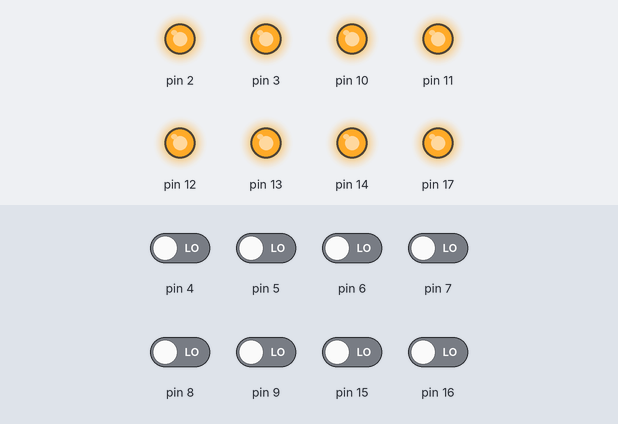
This sketch was run on a simulated Arduino Uno, built with avr-gcc and run on an emulated ATmega328P. Parts: output pins drawn as LEDs (lit = HIGH). Dashed ring = blinking. Inputs (shaded band) come from the test bench; at power-on: pin 4–9, pin 15, pin 16 LOW.

Above: at 1.2 s.
1.3 s: pin 4 driven HIGH
At 3.4 s:
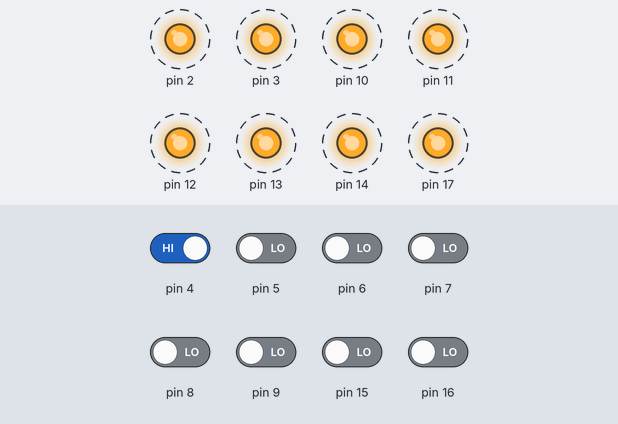
4.3 s: pin 5 driven HIGH
7.3 s: pin 4 driven LOW
At 8.3 s:
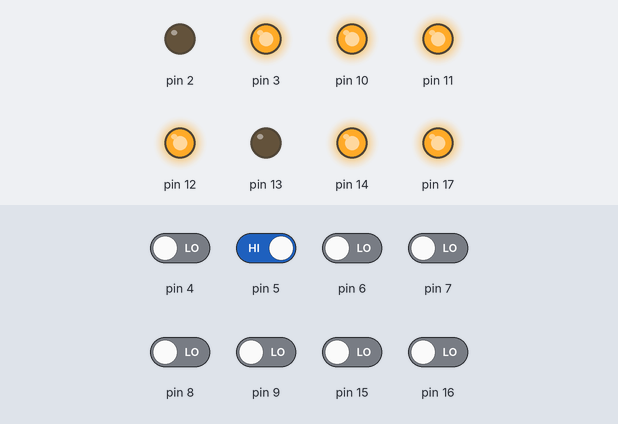
10.3 s: pin 6 driven HIGH
At 12.5 s:
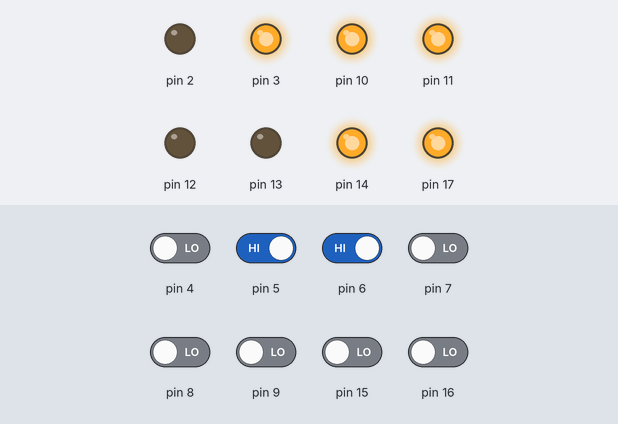
13.3 s: pin 7 driven HIGH
At 15.2 s:
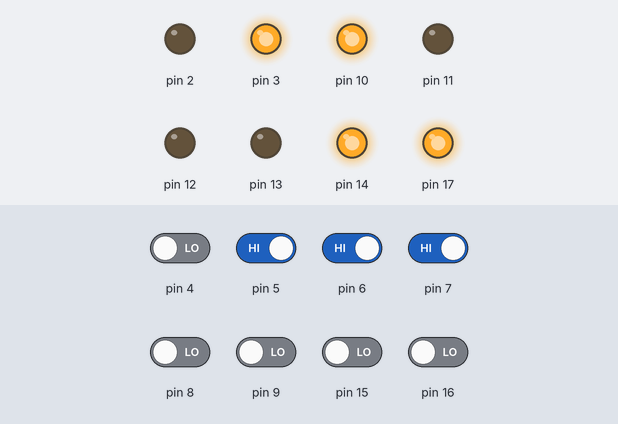
16.3 s: pin 8 driven HIGH
At 17.9 s:
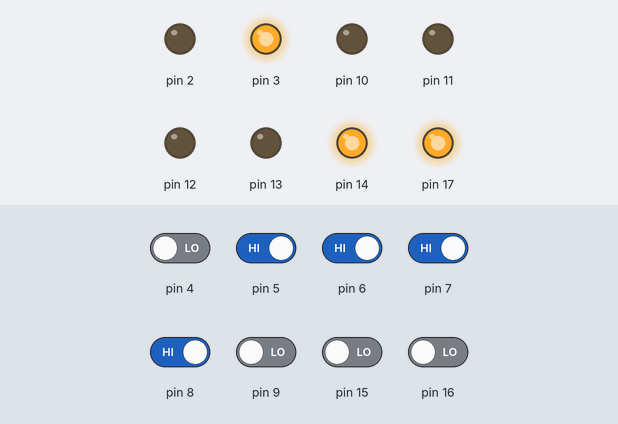
Timing chart, 0 to 20.3 s (numbered marks = the images above; inputs shaded):
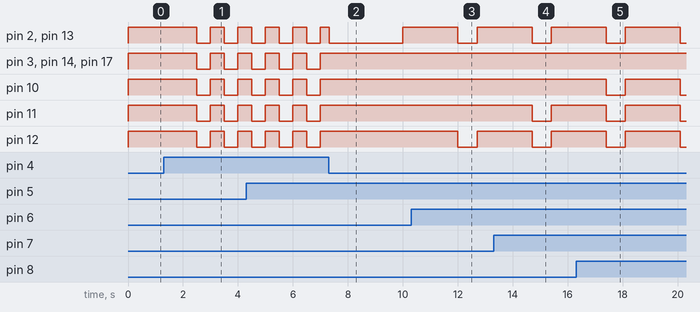

Measured:
- after the input at 1.3 s, pin 3, pin 10–14, pin 17: alternates HIGH for 0.50 s and LOW for 0.50 s, starting after 1.2 s
- after the input at 7.3 s, pin 3, pin 10–12, pin 14, pin 17: stops changing and stays HIGH
- after the input at 10.3 s, pin 12: HIGH → LOW after 1.7 s, → HIGH 0.70 s later
- after the input at 13.3 s, pin 11: HIGH → LOW after 1.4 s, → HIGH 0.70 s later
- after the input at 16.3 s, pin 10: HIGH → LOW after 1.1 s, → HIGH 0.70 s later, → LOW 2.0 s later

The sketch:

APS07.ino
```cpp
#include <MsTimer2.h>
//класс обработки сигналов кнопки сброс и датчиков______________________________
class Datchik{
   public:
     bool flagPress=0; //признак нажатия
     bool flagClick=0; //признак принятого решения о стабильном состоянии
     bool flagSb=0;//признак удержания кнопки сброс

     void scanState();//метод проверки состояния сигнала
     Datchik(byte pin, int timeButton); //конструктор, установка номера вывода
                                                 // и времени подтверждения
   private:
     int _count=1; //счетчик подтверждения стабильного состояния
     int _count_sb=1; //доп. счетчик кнопки сброса
     int _timeButton=0; //время подтверждения сотояния кнопки/датчика
     byte _pin=0; //номер вывода кнопки/датчика

};
//реализация методов класса_________________________

//метод проверки нажатия кнопки
void Datchik::scanState(){
      flagPress=digitalRead(_pin);
  if (flagPress==1) {_count=0; flagClick=0;_count_sb=0;} //если состояние сигнала не меняется, обнул. счетчики нажатия и удержания
  else _count++;// иначе +1 к счетчику состояния сигнала
  if (_count>=_timeButton){  //состояние сигнала стало устойчивым
       _count=0; //обнуление состояния счетчика
       flagClick=1; //принято решение о стаб.состоянии срабатывания
       _count_sb++;//+1 доп. счетчик
       if (_count_sb>=90) {
              _count_sb=0;//обнуление доп счетчика
              flagSb=1; //признак удержания сброса
                }
    }
}
//конструктор - установка номера пина и времени подтверждения состояния
Datchik::Datchik(byte pin, int timeButton){
  _pin=pin;
  _timeButton=timeButton;
  pinMode(_pin,INPUT); //пин определяем как вход
}
//Создание объектов - датчиков(кнопок)________________
Datchik datchik1(9,800); //датчик1 подключен к 9 пину, время ожидания 1 с.
Datchik datchik2(8,800); //датчик2 подключен к 8 пину, время ожидания 1 с.
Datchik datchik3(7,800);//датчик3 подключен к 7 пину, время ожидания 1 с.
Datchik datchik4(6,800);//датчик4 подключен к 6 пину, время ожидания 1 с.
Datchik datchik5(5,800);//датчик5 подключен к 5 пину, время ожидания 1 с.
Datchik datchik6(15,800);//датчик6 подключен к 15 пину, время ожидания 1 с.
Datchik datchik7(16,800);//датчик7 подключен к 16 пину, время ожидания 1 с.
Datchik sbros(4,15);    //сброс подключен к 4 пину, время ожидания 30 мс.

//Глобальные переменные
int timerCount=0;//Программный таймер - счетчик мигания/звука зуммера, 250/250
bool flagSbros1=0;//признак нажатия сброса на срабатывание датчика1
bool flagSbros2=0;//признак нажатия сброса на срабатывание датчика2
bool flagSbros3=0;//признак нажатия сброса на срабатывание датчика3
bool flagSbros4=0;//признак нажатия сброса на срабатывание датчика4
bool flagSbros5=0;//признак нажатия сброса на срабатывание датчика5
bool flagSbros6=0;//признак нажатия сброса на срабатывание датчика6
bool flagSbros7=0;//признак нажатия сброса на срабатывание датчика7
bool nachalo=0;//признак отработки контроля светодиодов при подаче питания
bool flagZumKan1=0;//признак необходимости включения зуммера для канала1
bool flagZumKan2=0;//признак необходимости включения зуммера для канала2
bool flagZumKan3=0;//признак необходимости включения зуммера для канала3
bool flagZumKan4=0;//признак необходимости включения зуммера для канала4
bool flagZumKan5=0;//признак необходимости включения зуммера для канала5
bool flagZumKan6=0;//признак необходимости включения зуммера для канала6
bool flagZumKan7=0;//признак необходимости включения зуммера для канала7
bool flagZum=0;//Признак включения зуммера
bool flagAvar1=0;//Признак аварии канала1
bool flagAvar2=0;//Признак аварии канала2
bool flagAvar3=0;//Признак аварии канала3
bool flagAvar4=0;//Признак аварии канала4
bool flagAvar5=0;//Признак аварии канала5
bool flagAvar6=0;//Признак аварии канала6
bool flagAvar7=0;//Признак аварии канала7
//Основная программа______________________________________________________________
void setup() {
  MsTimer2::set(2, interrupt); //период прерывания по таймеру 2мс
  MsTimer2::start(); //разрешаем прерывания
  pinMode(2,OUTPUT);        //зуммер
  pinMode(3,OUTPUT);        //светодиод датчика 1
  pinMode(10,OUTPUT);        //светодиод датчика 2
  pinMode(11,OUTPUT);        //светодиод датчика 3
  pinMode(12,OUTPUT);        //светодиод датчика 4
  pinMode(13,OUTPUT);        //светодиод датчика 5
  pinMode(14,OUTPUT);        //светодиод датчика 6
  pinMode(17,OUTPUT);        //светодиод датчика 7

}

void loop()
{
 //Контроль светодиодов при включении
if (nachalo==0) {
       mig_nach();//вызов ф-ции мигания при включении
       nachalo=1;

}

      //канал1, датчик не замкнут,  сброс был нажат, аварии нет
     if ((datchik1.flagClick==0) and (flagAvar1==0)) {
                              flagSbros1=0;
                              flagZumKan1=0;
                              digitalWrite(3,LOW);
                              }

     //канал1, датчик замкнут, есть авария
     if ((datchik1.flagClick==1) and (flagSbros1==0)){
         flagAvar1=1;
         //мигание-звук по счетчику-таймеру
         if (timerCount<250){flagZumKan1=1; digitalWrite(3,HIGH);}
         if (timerCount>250){flagZumKan1=0; digitalWrite(3,LOW);}
          }

     //канал1, датчик не замкнут, сброса не было, есть авария
     if ((datchik1.flagClick==0) and (flagAvar1==1)) {
         //мигание-звук по счетчику-таймеру
         if (timerCount<250){flagZumKan1=1; digitalWrite(3,HIGH);}
         if (timerCount>250){flagZumKan1=0; digitalWrite(3,LOW);}
      }

     //нажатие сброса при замкнутом датчике, снимается авария
     if ((sbros.flagClick==1) and (flagAvar1==1)) {
                              flagSbros1=1;
                              flagZumKan1=0;
                              flagAvar1=0;
                              digitalWrite(3,HIGH);
                              }


      //канал2, датчик не замкнут,  сброс был нажат,  аварии нет
     if ((datchik2.flagClick==0) and (flagAvar2==0)) {
                              flagSbros2=0;
                              flagZumKan2=0;
                              digitalWrite(10,LOW);
                              }

     //канал2, датчик замкнут, есть авария
     if ((datchik2.flagClick==1) and (flagSbros2==0)){
         flagAvar2=1;
         //мигание-звук по счетчику-таймеру
         if (timerCount<250){flagZumKan2=1; digitalWrite(10,HIGH);}
         if (timerCount>250){flagZumKan2=0; digitalWrite(10,LOW);}
          }

     //канал2, датчик не замкнут, сброса не было, есть авария
     if ((datchik2.flagClick==0) and (flagAvar2==1)) {
         //мигание-звук по счетчику-таймеру
         if (timerCount<250){flagZumKan2=1; digitalWrite(10,HIGH);}
         if (timerCount>250){flagZumKan2=0; digitalWrite(10,LOW);}
      }

     //нажатие сброса при замкнутом датчике, снимается авария
     if ((sbros.flagClick==1) and (flagAvar2==1)) {
                              flagSbros2=1;
                              flagZumKan2=0;
                              flagAvar2=0;
                              digitalWrite(10,HIGH);
                              }


      //канал3, датчик не замкнут,  сброс был нажат, аварии нет
     if ((datchik3.flagClick==0) and (flagAvar3==0)) {
                              flagSbros3=0;
                              flagZumKan3=0;
                              digitalWrite(11,LOW);
                              }

     //канал3, датчик замкнут, есть авария
     if ((datchik3.flagClick==1) and (flagSbros3==0)){
         flagAvar3=1;
         //мигание-звук по счетчику-таймеру
         if (timerCount<250){flagZumKan3=1; digitalWrite(11,HIGH);}
         if (timerCount>250){flagZumKan3=0; digitalWrite(11,LOW);}
          }

     //канал3, датчик не замкнут, сброса не было, есть авария
     if ((datchik3.flagClick==0) and (flagAvar3==1)) {
         //мигание-звук по счетчику-таймеру
         if (timerCount<250){flagZumKan3=1; digitalWrite(11,HIGH);}
         if (timerCount>250){flagZumKan3=0; digitalWrite(11,LOW);}
      }

     //нажатие сброса при замкнутом датчике, снимается авария
     if ((sbros.flagClick==1) and (flagAvar3==1)) {
                              flagSbros3=1;
                              flagZumKan3=0;
                              flagAvar3=0;
                              digitalWrite(11,HIGH);
                              }

  //канал4, датчик не замкнут,  сброс был нажат,  аварии нет
     if ((datchik4.flagClick==0) and (flagAvar4==0)) {
                              flagSbros4=0;
                              flagZumKan4=0;
                              digitalWrite(12,LOW);
                              }

     //канал4, датчик замкнут, есть авария
     if ((datchik4.flagClick==1) and (flagSbros4==0)){
         flagAvar4=1;
         //мигание-звук по счетчику-таймеру
         if (timerCount<250){flagZumKan4=1; digitalWrite(12,HIGH);}
         if (timerCount>250){flagZumKan4=0; digitalWrite(12,LOW);}
          }

     //канал4, датчик не замкнут, сброса не было, есть авария
     if ((datchik4.flagClick==0) and (flagAvar4==1)) {
         //мигание-звук по счетчику-таймеру
         if (timerCount<250){flagZumKan4=1; digitalWrite(12,HIGH);}
         if (timerCount>250){flagZumKan4=0; digitalWrite(12,LOW);}
      }

     //нажатие сброса при замкнутом датчике, снимается авария
     if ((sbros.flagClick==1) and (flagAvar4==1)) {
                              flagSbros4=1;
                              flagZumKan4=0;
                              flagAvar4=0;
                              digitalWrite(12,HIGH);
                              }


 //канал5, датчик не замкнут,  сброс был нажат,  аварии нет
     if ((datchik5.flagClick==0) and (flagAvar5==0)) {
                              flagSbros5=0;
                              flagZumKan5=0;
                              digitalWrite(13,LOW);
                              }

     //канал5, датчик замкнут, есть авария
     if ((datchik5.flagClick==1) and (flagSbros5==0)){
         flagAvar5=1;
         //мигание-звук по счетчику-таймеру
         if (timerCount<250){flagZumKan5=1; digitalWrite(13,HIGH);}
         if (timerCount>250){flagZumKan5=0; digitalWrite(13,LOW);}
          }

     //канал5, датчик не замкнут, сброса не было, есть авария
     if ((datchik5.flagClick==0) and (flagAvar5==1)) {
         //мигание-звук по счетчику-таймеру
         if (timerCount<250){flagZumKan5=1; digitalWrite(13,HIGH);}
         if (timerCount>250){flagZumKan5=0; digitalWrite(13,LOW);}
      }

     //нажатие сброса при замкнутом датчике, снимается авария
     if ((sbros.flagClick==1) and (flagAvar5==1)) {
                              flagSbros5=1;
                              flagZumKan5=0;
                              flagAvar5=0;
                              digitalWrite(13,HIGH);
                             }

 //канал6, датчик не замкнут,  сброс был нажат, аварии нет
     if ((datchik6.flagClick==0) and (flagAvar6==0)) {
                              flagSbros6=0;
                              flagZumKan6=0;
                              digitalWrite(14,LOW);
                              }

     //канал6, датчик замкнут, есть авария
     if ((datchik6.flagClick==1) and (flagSbros6==0)){
         flagAvar6=1;
         //мигание-звук по счетчику-таймеру
         if (timerCount<250){flagZumKan6=1; digitalWrite(14,HIGH);}
         if (timerCount>250){flagZumKan6=0; digitalWrite(14,LOW);}
          }

     //канал6, датчик не замкнут, сброса не было, есть авария
     if ((datchik6.flagClick==0) and (flagAvar6==1)) {
         //мигание-звук по счетчику-таймеру
         if (timerCount<250){flagZumKan6=1; digitalWrite(14,HIGH);}
         if (timerCount>250){flagZumKan6=0; digitalWrite(14,LOW);}
      }

     //нажатие сброса при замкнутом датчике, снимается авария
     if ((sbros.flagClick==1) and (flagAvar6==1)) {
                              flagSbros6=1;
                              flagZumKan6=0;
                              flagAvar6=0;
                              digitalWrite(14,HIGH);
                              }

 //канал7, датчик не замкнут,  сброс был нажат, аварии нет
     if ((datchik7.flagClick==0) and (flagAvar7==0)) {
                              flagSbros7=0;
                              flagZumKan7=0;
                              digitalWrite(17,LOW);
                              }

     //канал7, датчик замкнут, есть авария
     if ((datchik7.flagClick==1) and (flagSbros7==0)){
         flagAvar7=1;
         //мигание-звук по счетчику-таймеру
         if (timerCount<250){flagZumKan7=1; digitalWrite(17,HIGH);}
         if (timerCount>250){flagZumKan7=0; digitalWrite(17,LOW);}
          }

     //канал7, датчик не замкнут, сброса не было, есть авария
     if ((datchik7.flagClick==0) and (flagAvar7==1)) {
         //мигание-звук по счетчику-таймеру
         if (timerCount<250){flagZumKan7=1; digitalWrite(17,HIGH);}
         if (timerCount>250){flagZumKan7=0; digitalWrite(17,LOW);}
      }

     //нажатие сброса при замкнутом датчике, снимается авария
     if ((sbros.flagClick==1) and (flagAvar7==1)) {
                              flagSbros7=1;
                              flagZumKan7=0;
                              flagAvar7=0;
                              digitalWrite(17,HIGH);
                              }


 //Работа зуммера
 flagZum=flagZumKan1 | flagZumKan2 | flagZumKan3 | flagZumKan4 | flagZumKan5 | flagZumKan6 | flagZumKan7 ;//логическое сложение признаков включения зуммера
if (flagZum==1) digitalWrite(2,HIGH);// включаем зуммер
else digitalWrite(2,LOW); // выключаем зуммер

 //функция контроль исправности светодиодов

 if (sbros.flagSb==1) {//признак удержания кнопки сброс
       sbros.flagSb=0;
       mig_nach();
       flagSbros1=0;
       flagSbros2=0;
       flagSbros3=0;
       flagSbros4=0;
       flagSbros5=0;
       flagSbros6=0;
       flagSbros7=0;
  }

}
//мигание светодиодов (контроль при включении)
void mig_nach() {
       digitalWrite(3,HIGH);
       digitalWrite(10,HIGH);
       digitalWrite(11,HIGH);
       digitalWrite(12,HIGH);
       digitalWrite(13,HIGH);
       digitalWrite(14,HIGH);
       digitalWrite(17,HIGH);
       digitalWrite(2,HIGH);
       delay(2000);
       digitalWrite(3,LOW);
       digitalWrite(10,LOW);
       digitalWrite(11,LOW);
       digitalWrite(12,LOW);
       digitalWrite(13,LOW);
       digitalWrite(14,LOW);
       digitalWrite(17,LOW);
       digitalWrite(2,LOW);
  }

//обработчик прерывания:

void interrupt() {
  datchik1.scanState();// вызов метода стабильного ожидания стаб. состояния датчика 1
  datchik2.scanState();//вызов метода стаб. состояния датчика 2
  datchik3.scanState();//вызов метода стаб. состояния датчика 3
  datchik4.scanState();//вызов метода стаб. состояния датчика 4
  datchik5.scanState();//вызов метода стаб. состояния датчика 5
  datchik6.scanState();//вызов метода стаб. состояния датчика 6
  datchik7.scanState();//вызов метода стаб. состояния датчика 7
  sbros.scanState();//вызов метода стаб. состояния сброса
  //Обработка программного счетчика-таймера
  timerCount++;
  if (timerCount>=500) timerCount=0;

}
```
